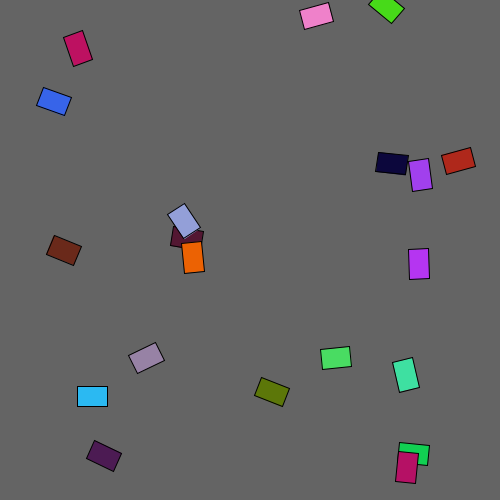
Frame 1 (no input)
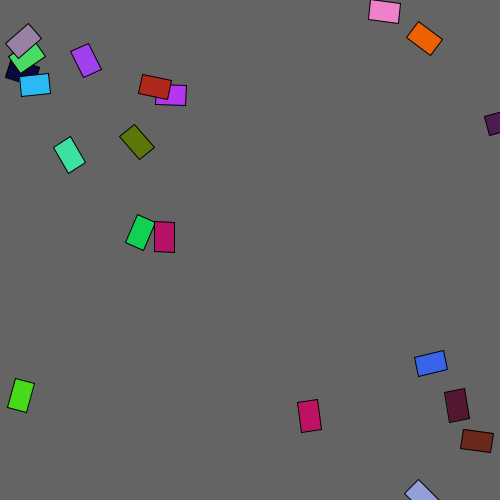
Frame 60 (the mouse pressed at the canvas centre just before this capture)
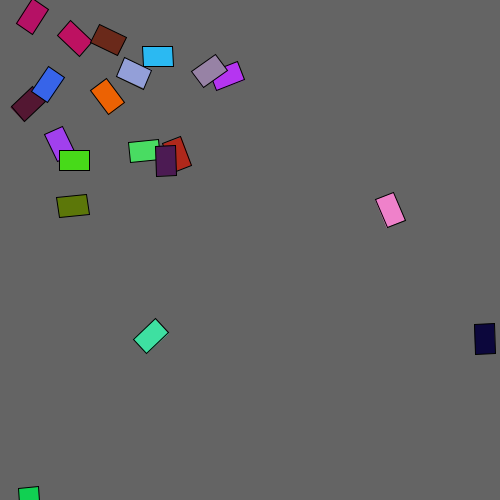
Frame 120 (the mouse held since frame 60 and released just before this capture)

The Processing sketch that drew these frames (run headless with seeded random() and noise(); from frame 60 on, the mouse is pressed at the canvas centre):

// Processing sketch: Exercise03_BallsDemo
// ── Exercise03_BallsDemo.pde


Ball[] balls = new Ball[20];

void setup(){
  size(500,500);
  for(int i= 0 ; i < balls.length ; i++){
    balls[i] = new Ball();
  }
}

void draw(){
  background(100);
  
  for(int i= 0 ; i < balls.length ; i++){

    balls[i].update();
    balls[i].display();
  }

}

// ── Ball.pde
class Ball{
  PVector location;
  PVector velocity;
  PVector acceleration;
  float radius;
  float rotateSpeed;
  float degree;
  color c;
  
  
  Ball(){
    c = color(random(250),random(250),random(250));
    degree = random(360);
    radius = 10;
    location = new PVector(random(width), random(height));
    velocity = new PVector(random(-2,2), random(-2,2));
  }
  
  void update(){
    
    //acceleration = new PVector(random(-0.1,0.1),random(-0.1,0.1));
    PVector mouse = new PVector(mouseX, mouseY);
    PVector force = PVector.sub(mouse, location);
    force.normalize();
    force.mult(0.2);
    
    acceleration = force;
    
    
    checkEdges();

    velocity.add(acceleration);
    velocity.limit(10);
    location.add(velocity);
    
    spin();
  }
  
  
  void display(){
    fill(c);
    pushMatrix();
    translate(location.x,location.y);
    rotate(radians(degree));
    rect(0,0, radius*3, radius*2);
    popMatrix();
  }
  
  
  void spin(){
    rotateSpeed = (random(-10,10));
    degree = (degree+rotateSpeed)%360;
  }
  
  
  void checkEdges(){
    
    if(location.x>width){
      location.x = 0;
    }else if(location.x < 0){
      location.x = width;
    }

    if(location.y>height){
      location.y = 0;
    }else if(location.y < 0){
      location.y = height;
    }

    
    //if(location.x>width|| location.x < 0){
    //  velocity.x = - velocity.x;
    //}
    
    //if(location.y>height|| location.y < 0){
    //  velocity.y = - velocity.y;
    //}
    
  }
}
